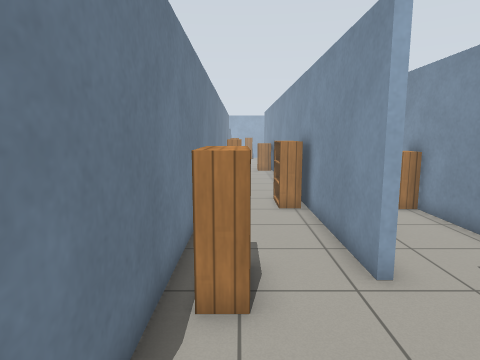
View 1 (above)

24 first-person views from a walk through a robot-simulator world made for Gazebo. The camera is 1.3 m above the floor, tilts 8° down and sees 75° across. The lines on the ground mark 1 m squares. The floor is counted in squares, 0.5 m on a side. Each view is taken from the middle of a square. On the plan, view 1 faces up. The plan holds only what a view shows up to about 20 squares ahead; the rest is blank. The place goes on beyond the plan. Simple patterns stand in for the simulator's built-in surfaces.

View 2
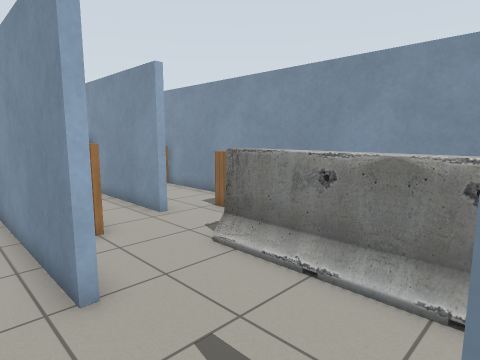

View 3
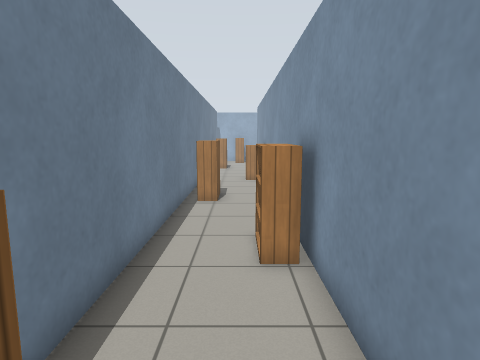

View 4
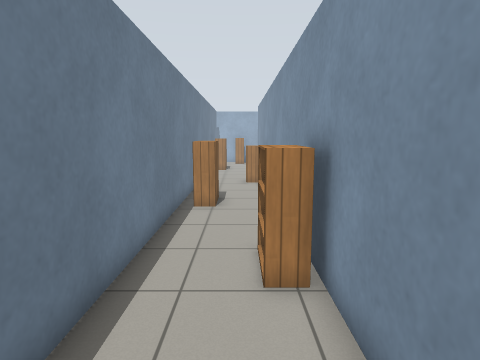

View 5
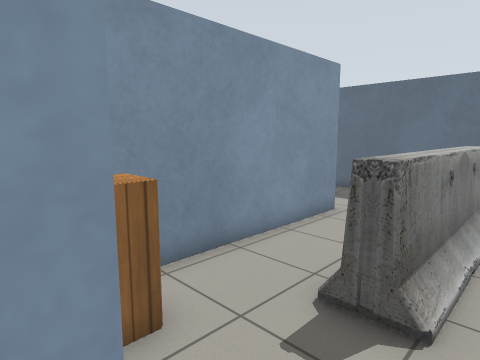

View 6
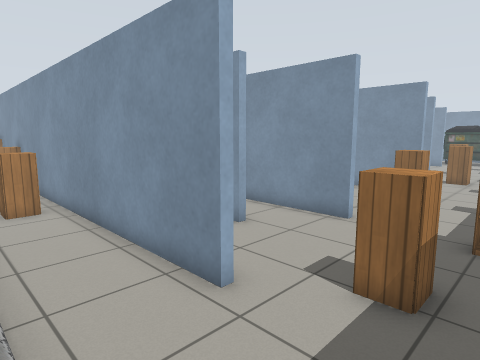

View 7
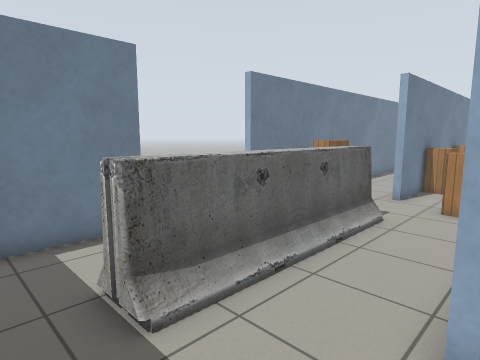

View 8
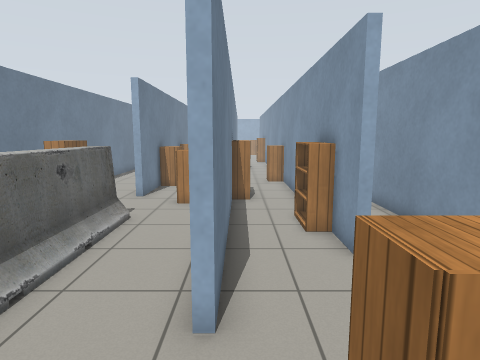

View 9
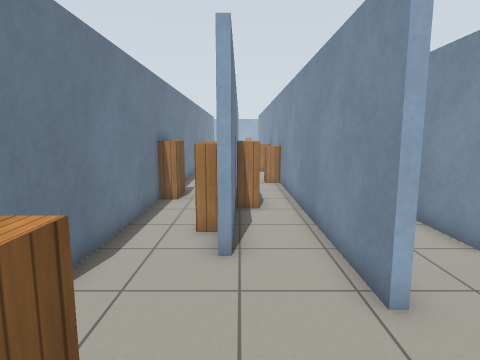

View 10
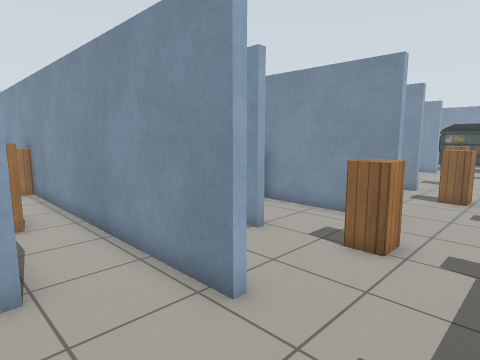

View 11
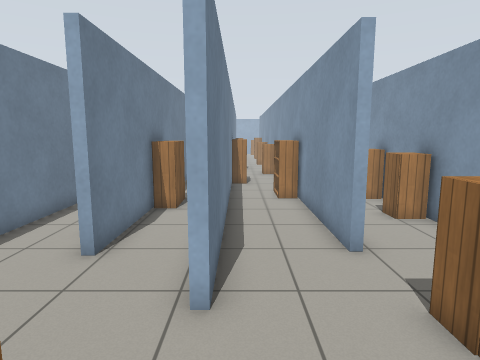

View 12
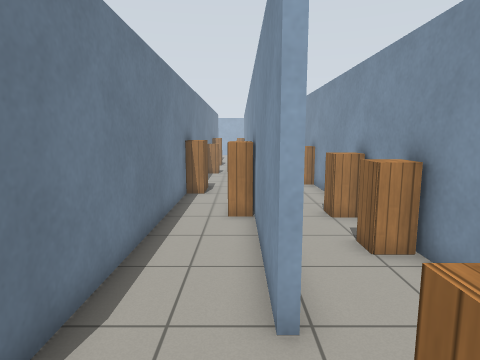

View 13
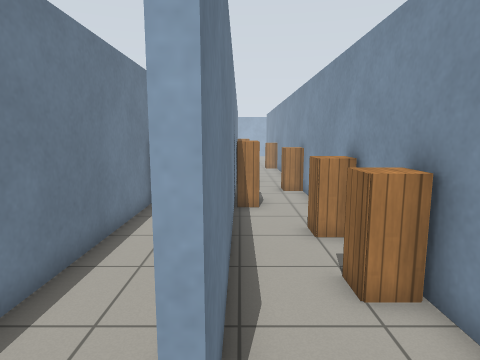

View 14
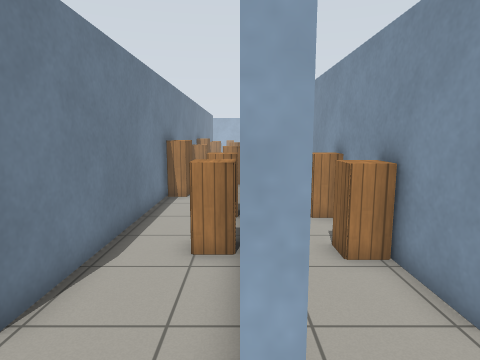

View 15
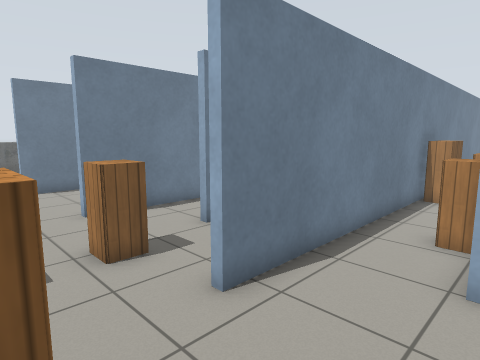

View 16
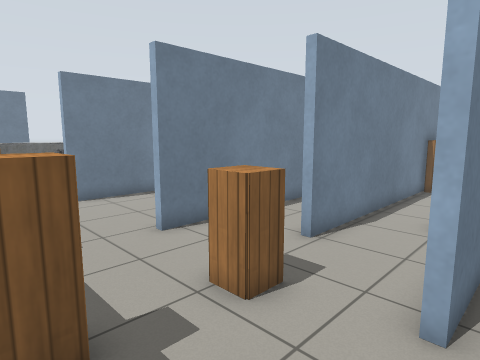

View 17
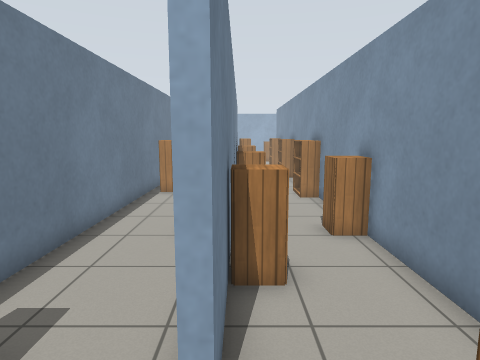

View 18
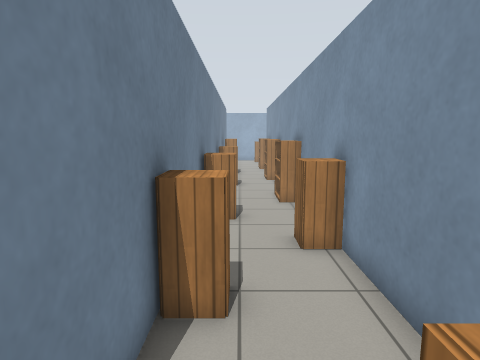

View 19
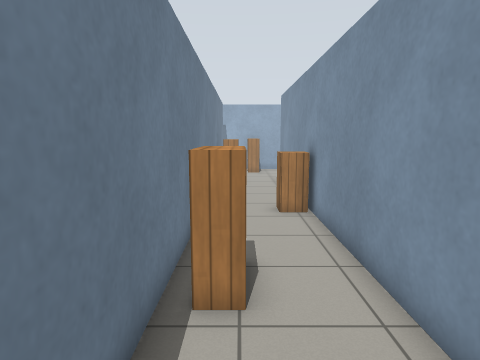

View 20
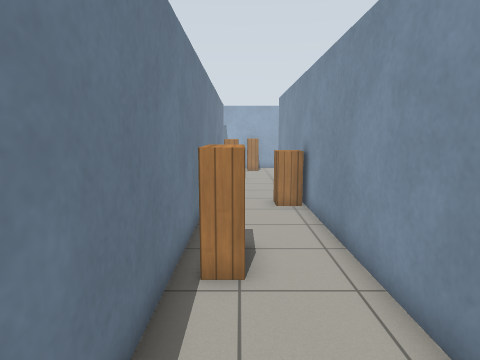

View 21
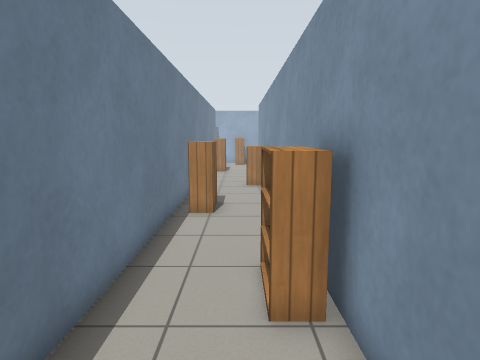

View 22
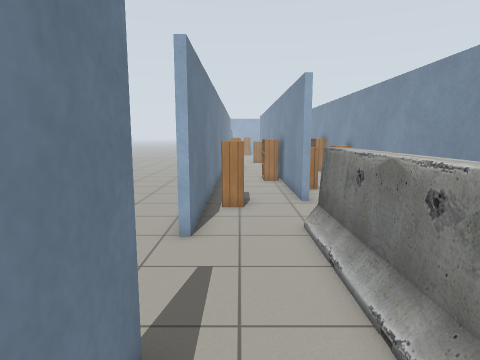

View 23
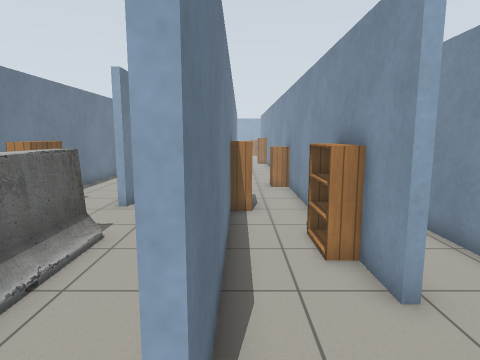

View 24
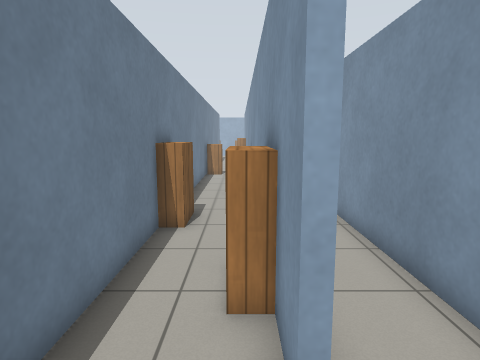

### Floor plan
Points are (right, up) in squares from view 1. A wall is a line through its corners. A room is listed if a view was taken in it or the views show most of it. See-through windows are left out.
Room 1 (views 1, 3, 4, 5, 6, 17, 18, 19, 20, 21, 22)
walls: (2.8, 5.4) (2.5, 5.4) (2.5, 29.5); (-1.1, -3.8) (-1.1, -7.1); (6.4, -4.2) (6.4, 4.5); (-1.3, 29.5) (-1.3, 0.8)
ways out: opening at (-1, -1.5) to room 2; opening at (4.5, 5.5) to room 3; opening at (6.5, -6.5) to room 3
objects: bookshelf (-1, 4) to (0, 6); bookshelf (-1, 17) to (0, 19); bookshelf (1, 11) to (2, 13); cabinet (1, 23) to (2, 24); barrier (2, -6) to (3, 2); cabinet (5, 4) to (5, 5)
Room 2 (view 2)
walls: (-1.6, 0.8) (-1.6, 7.9)
ways out: opening at (-1, -1.5) to room 1
Room 3 (views 7, 8, 9, 10, 23, 24)
walls: (6.4, 12.4) (6.4, 15.5); (6.7, 16.1) (6.7, 6.4); (6.7, 4.5) (6.7, -4.2) (6.4, -4.2); (6.4, 4.5) (6.4, 10.5); (6.4, 18.4) (6.4, 22.4); (9.5, -1.5) (9.5, 14); (2.8, 23.6) (2.8, 5.4); (12.3, -3.7) (12.3, -1.5)
ways out: opening at (4.5, 5.5) to room 1; opening at (6.5, -6.5) to room 1; opening at (12.5, -6) to room 4; opening at (11, -1) to room 6
objects: cabinet (3, 9) to (4, 9); cabinet (3, 14) to (4, 14); cabinet (3, 20) to (4, 21); cabinet (5, 11) to (6, 12); bookshelf (6, 16) to (6, 18); bookshelf (6, 23) to (6, 24); bookshelf (7, 5) to (7, 6); cabinet (8, -7) to (9, -6); bookshelf (9, 0) to (9, 2); cabinet (9, 10) to (9, 11); bookshelf (11, -8) to (12, -7)
Room 4 (views 11, 12, 13)
walls: (19, 12.4) (19, 17.2); (15.8, 14.4) (15.8, -1.2) (15.5, -1.2); (12.6, -1.5) (12.6, -3.7) (12.3, -3.7); (19, -3.8) (19, 11.4)
ways out: opening at (12.5, -6) to room 3; opening at (19, -6) to room 5; opening at (14, -2) to room 7
objects: bookshelf (16, -8) to (17, -7); cabinet (16, -5) to (17, -4); bookshelf (16, 9) to (17, 10); cabinet (16, 15) to (17, 15); cabinet (18, 2) to (18, 3); cabinet (18, 5) to (18, 6); cabinet (18, 12) to (19, 13)
Room 5 (views 14, 15, 16)
walls: (22.2, 5.6) (22.2, 9); (19, 11.4) (19, 12.4); (22.2, -1.1) (22.2, 4.6); (19.3, 18) (19.3, -3.8)
ways out: opening at (19, -6) to room 4
objects: bookshelf (20, 7) to (20, 9); bookshelf (21, -8) to (21, -7); cabinet (21, 2) to (22, 2); cabinet (21, 5) to (22, 5); cabinet (23, -5) to (23, -4)
Room 6 (no view inside)
walls: (12.3, 10.4) (12.3, 14.4); (9.8, 10.6) (9.8, -1.5); (12.3, -1.5) (12.3, 9.4)
ways out: opening at (11, -1) to room 3
objects: bookshelf (10, 3) to (11, 5); cabinet (11, 10) to (12, 10)
Room 7 (no view inside)
walls: (12.6, 7.5) (12.6, -1.5); (15.5, -1.2) (15.5, 7.5)
ways out: opening at (14, -2) to room 4; opening at (14, 7)
objects: bookshelf (15, 5) to (15, 7)

Where each view was taken, in squares from view 1:
view 1: 0 up, 0 right, facing up
view 2: 4 down, 3 left, facing up-right
view 3: 5 up, 1 right, facing up
view 4: 6 up, 1 right, facing up
view 5: 6 up, 1 right, facing down-right
view 6: 8 down, 3 right, facing up-right
view 7: 8 down, 7 right, facing up-left
view 8: 8 down, 7 right, facing up
view 9: 8 down, 10 right, facing up
view 10: 7 down, 9 right, facing up-right
view 11: 8 down, 13 right, facing up
view 12: 5 down, 15 right, facing up
view 13: 3 down, 16 right, facing up
view 14: 5 down, 19 right, facing up
view 15: 7 down, 23 right, facing up-left
view 16: 8 down, 20 right, facing up-left
view 17: 3 up, 3 right, facing up
view 18: 4 up, 4 right, facing up
view 19: 13 up, 0 right, facing up
view 20: 12 up, 0 right, facing up
view 21: 7 up, 1 right, facing up
view 22: 7 down, 0 right, facing up
view 23: 6 down, 7 right, facing up
view 24: 4 down, 9 right, facing up
